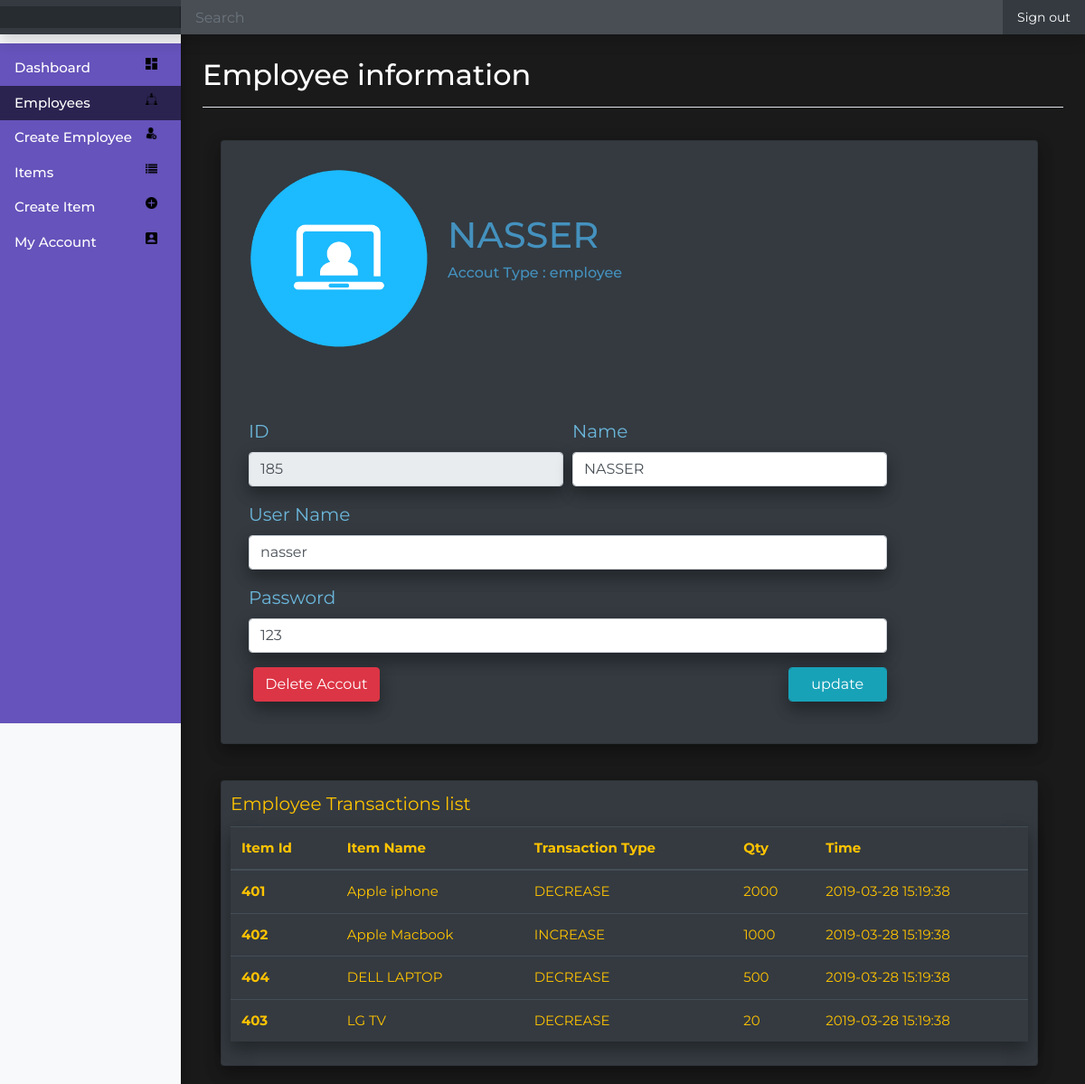
/PAGES/Admin/EmpInfo.php?id=185 (signed in), run on the app's committed database.
### tables this page shows
CREATE TABLE `employees` (
  `id` int(11) NOT NULL,
  `fk_aid` int(11) NOT NULL,
  `name` varchar(244) NOT NULL,
  `uname` varchar(244) NOT NULL,
  `password` varchar(244) NOT NULL
);

CREATE TABLE `trans` (
  `fk_eid` int(11) NOT NULL,
  `fk_iid` int(11) NOT NULL,
  `type` varchar(244) NOT NULL,
  `qty` int(11) NOT NULL,
  `time` timestamp NOT NULL DEFAULT CURRENT_TIMESTAMP ON UPDATE CURRENT_TIMESTAMP
);

CREATE TABLE `items` (
  `id` int(11) NOT NULL,
  `fk_aid` int(11) NOT NULL,
  `name` varchar(244) NOT NULL,
  `location` varchar(244) NOT NULL,
  `qty` varchar(255) DEFAULT NULL,
  `description` varchar(255) DEFAULT NULL
);

### PAGES/Admin/EmpInfo.php (the view, shortened to what this page needs)
<!doctype html>
<?php
     include_once('../../INC/db.inc.php');
  ?>
<html lang="en">
  <head>
<link href="/docs/4.2/dist/css/bootstrap.min.css" rel="stylesheet">
<link href="/docs/4.2/dist/css/bootstrap.min.css" rel="stylesheet">
<link rel="stylesheet" href="https://stackpath.bootstrapcdn.com/bootstrap/4.2.1/css/bootstrap.min.css">
    <link href="../../STYLES/Myaccount.css" rel="stylesheet">
    <link href="../../STYLES/GLOBAL.css" rel="stylesheet">
  </head>
  <body>
    <nav class="navbar navbar-dark fixed-top bg-dark flex-md-nowrap p-0 shadow">
  <a class="navbar-brand col-sm-3 col-md-2 mr-0" href="Home.php"><?php   echo $_SESSION['whname']; ?></a>
  <input class="form-control form-control-dark w-100" type="text" placeholder="Search" aria-label="Search">
  <ul class="navbar-nav px-3">
    <li class="nav-item text-nowrap">
      <a class="nav-link Signout" href="../../INC/Signout.inc.php">Sign out</a>
    </li>
  </ul>
</nav>
<div class="container-fluid">
  <div class="row">
    <nav class="col-md-2 d-none d-md-block bg-light sidebar">
      <div class="sidebar-sticky">
        <ul class="nav flex-column">
          <li class="nav-item NAV_ITEM">
            <a style="color:white;" class="nav-link" href="Home.php">
              <img src="../../images/icons/dashboard.png" class="icon">Dashboard
            </a>
          </li>
          <li class="nav-item NAV_ITEM SELECTED">
            <a class="nav-link" href="Employees.php">
            <img src="../../images/icons/group.png" class="icon">Employees
            </a>
          </li>
          <li class="nav-item NAV_ITEM">
            <a class="nav-link" href="CreateEmployee.php">
            <img src="../../images/icons/new-user.png" class="icon">Create Employee
            </a>
          </li>
          <li class="nav-item NAV_ITEM">
            <a class="nav-link" href="Items.php">
            <img src="../../images/icons/items.png" class="icon">Items
            </a>
          </li>
          <li class="nav-item NAV_ITEM">
            <a class="nav-link" href="CreateItem.php">
            <img src="../../images/icons/plus.png" class="icon">Create Item
            </a>
          </li>
          <li class="nav-item NAV_ITEM">
            <a class="nav-link" href="Myaccount.php">
              <img src="../../images/icons/account.png" class="icon">My Account
            </a>
          </li>
        </ul>
    </nav>
    <main role="main" class="col-md-9 ml-sm-auto col-lg-10 px-4">
      <div class="d-flex justify-content-between flex-wrap flex-md-nowrap align-items-center pt-3 pb-2 mb-3 border-bottom">
        <h1 class="h2">Employee information
        </h1>
      </div>
   <?php
   $emId = $_GET['id'];
   $name = "";
   $uname = "" ;
   $pass = "" ;
   $res = mysqli_query($conn,"SELECT * FROM employees  WHERE id = '$emId' ");
   while($row = mysqli_fetch_assoc($res)) {
    $name = $row['name'];
    $uname =  $row['uname'];
    $pass = $row['password'];
  }
   ?>
    <div class="LESSITEMS_CARD card bg-dark box_shadow">
<img class="Img" src="../../images/icons/account1.png">
<h1 class="Name"> <?php echo $name ?> </h1>
<h6 class="Atype">Accout Type : employee </h6>
<form action="../../INC/updateEmp.inc.php" method="post" class="FORM">
<div class="form-row">
<div class="form-group col-md-6">
<label for="inputEmail4">ID</label>
<input  <?php echo "value=".$emId?> type="email" readonly  class="form-control box_shadow" id="inputEmail4" placeholder="" name="id">
</div>
<div class="form-group col-md-6">
<label for="inputPassword4">Name</label>
<input <?php echo "value=".$name?>  type="text" class="form-control box_shadow" id="inputPassword4" placeholder=""  name="name">
</div>
</div>
<div class="form-group">
<label for="inputAddress">User Name</label>
<input <?php echo "value=".$uname?> type="text" class="form-control box_shadow" id="inputAddress" placeholder="" name = "uname" >
</div>
<div class="form-group">
<label for="inputAddress2">Password</label>
<input <?php echo "value=".$pass?> type="text" class="form-control box_shadow" id="inputAddress2" placeholder=""  name="pass" >
</div>
<div class="form-row">
<div class="form-group col-md-6">
<a class="BTNupdate btn btn-danger box_shadow"<?php
echo 'href="../../INC/DeleteEmp.inc.php?id='.$emId.'"';
 ?>
>Delete Accout</a></div>
<div class="form-group col-md-4">
</div>
<div class="form-group col-md-2">
<input type="submit" value="update" class="form-control box_shadow btn btn-info" id="inputZip">
</div>
</div>
</form>
</div>
<div style="color:#FFC300"class="LESSITEMS_CARD card bg-dark box_shadow">
Employee Transactions list
<table style="margin-top:10px;font-size:15px;color:#FFC300"class="table table-dark box_shadow">
  <thead>
  <tr>
      <th scope="col">Item Id</th>
      <th scope="col">Item Name</th>
      <th scope="col">Transaction Type</th>
      <th scope="col">Qty</th>
      <th scope="col">Time</th>
    </tr>
  </thead>
  <tbody>
  <?php
     $res = mysqli_query($conn,"SELECT * FROM trans WHERE fk_eid = '$emId' ORDER BY time DESC");
     if(mysqli_num_rows($res) > 0 ){
      while($row = mysqli_fetch_assoc($res)) {
        $iid = $row["fk_iid"];
        $res5 = mysqli_query($conn,"SELECT name FROM items WHERE id = '$iid'");
        while($row5 = mysqli_fetch_assoc($res5)) {
          $Type = "Undefined";
          if($row["type"] == "I"){
            $Type = "INCREASE" ;
          }else if($row["type"] == "D"){
            $Type = "DECREASE" ;
          }
      echo   '
       <tr>
        <th scope="row">'.$row["fk_iid"].'</th>
        <td>'.$row5["name"].'</td>
        <td>'.$Type.'</td>
        <td>'.$row["qty"].'</td>
        <td>'.$row["time"].'</td>
        </tr>
      ' ;
      }
    }
  }
       ?>
  </tbody>
</table>
    </div>
        <script src="dashboard.js"></script></body>
</html>

### STYLES/Myaccount.css (style rules this page uses)
body { font-size: .875rem; font-family: 'Montserrat', sans-serif; background-color: #1a1a1a; color: white; }
.box_shadow { box-shadow:0 10px 16px 0 rgba(0,0,0,0.2),0 6px 20px 0 rgba(0,0,0,0.19) }
.NAV_ITEM { -webkit-transition: background-color 500ms ease-out; -moz-transition: background-color 500ms ease-out; -o-transition: background-color 500ms ease-out; transition: background-color 500ms ease-out; }
.Signout { color: white !important; -webkit-transition: background-color 1000ms ease-out; -moz-transition: background-color 1000ms ease-out; -o-transition: background-color 1000ms ease-out; transition: background-color 1000ms ease-out; }
.sidebar { position: fixed; top: 0; bottom: 0; left: 0; z-index: 100; padding: 48px 0 0; box-shadow: 0 10px 16px 0 rgba(0,0,0,0.2),0 6px 20px 0 rgba(0,0,0,0.19); }
.sidebar-sticky { position: relative; top: 0; height: calc(100vh - 48px); padding-top: .5rem; overflow-x: hidden; overflow-y: auto; background-color: #6653bb; color: white; }
.sidebar .nav-link { font-weight: 500; font-size: 15px; color: rgb(255, 255, 255); }
[role="main"] { padding-top: 133px; }
@media (min-width: 768px) { [role="main"] { padding-top: 48px; } }
.navbar-brand { padding-top: .75rem; padding-bottom: .75rem; font-size: 1rem; background-color: rgba(0, 0, 0, .25); box-shadow: inset -1px 0 0 rgba(0, 0, 0, .25); }
.navbar .form-control { padding: .75rem 1rem; border-width: 0; border-radius: 0; }
.form-control-dark { color: #fff; background-color: rgba(255, 255, 255, .1); border-color: rgba(255, 255, 255, .1); }
.icon { position: relative; float: right; width: 8%; top: 25%; margin-right: 10px; }
.LESSITEMS_CARD { position: relative; height: auto; width: 95%; padding: 10px; color: rgb(255, 255, 255); font-size: 20px; float: left; display: inline-block; margin: 20px; color: white }
.Img { position: relative; width: 200px; margin: 20px; float: left; }
.Name { position: relative; margin-left: 40px; margin-top: 70px; color: rgb(68, 145, 190); }
.FORM { position: relative; margin: 20px; margin-top: 150px; width: 80%; color: rgb(107, 182, 218); }
.Atype { color: rgb(68, 145, 190); }

### STYLES/GLOBAL.css (style rules this page uses)
.SELECTED { background-color: rgba(0, 0, 0, 0.575); }
.box_shadow { box-shadow:0 10px 16px 0 rgba(0,0,0,0.2),0 6px 20px 0 rgba(0,0,0,0.19) }

### data on the page
employees: name "NASSER", uname "nasser", pass "123"
trans: fk_iid "401", type "DECREASE", qty "2000", time "2019-03-28 15:19:38"
items: name "Apple iphone"
trans: fk_iid "402", type "INCREASE", qty "1000", time "2019-03-28 15:19:38"
items: name "Apple Macbook"
trans: fk_iid "404", type "DECREASE", qty "500", time "2019-03-28 15:19:38"
items: name "DELL LAPTOP"
trans: fk_iid "403", type "DECREASE", qty "20", time "2019-03-28 15:19:38"
items: name "LG TV"
